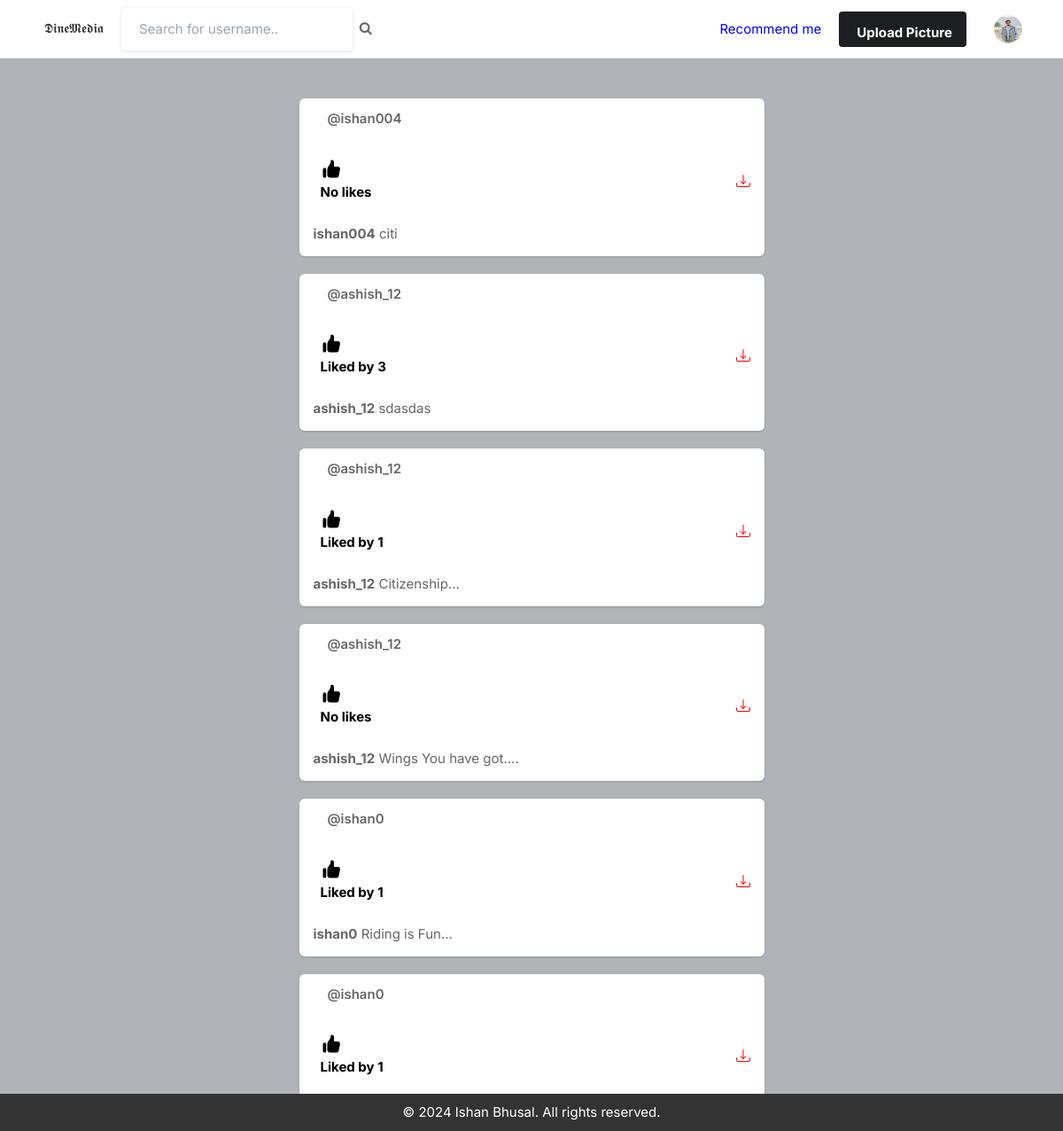
/social_book/dashboard/ (signed in), run on the app's committed database.
### accounts/models.py (models this page shows, shortened)
class User_profile(base_model):
    user = models.OneToOneField(User, on_delete=models.CASCADE, related_name = 'profile')
    is_email_verified = models.BooleanField(default=False)
    email_token = models.CharField(max_length=100, null=True,blank=True)
    bio = models.TextField(blank=True)
    location = models.CharField(max_length=100, blank=True)
    profile_image= models.ImageField(upload_to ='profile_image/', default="/profile_image/blank-profile-picture.png")

class Post(base_model):
    user = models.ForeignKey(User, on_delete=models.CASCADE, related_name="posts")
    image = models.ImageField(upload_to='post_images/')
    caption = models.TextField()
    created_at = models.DateTimeField(default=datetime.now())
    no_of_likes = models.IntegerField(default=0)
    class Meta:
        ordering= ['-created_at']

### social_book/views.py (the view)
# urls.py: path('dashboard/', dashboard, name='dashboard'),
@login_required(login_url='login')
def dashboard(request):
    user_object = User.objects.get(username=request.user.username)
    user_profile = User_profile.objects.get(user=user_object)
    user_following_list = []
    feed = []
    user_following = Followers.objects.filter(follower=request.user.username)
    for users in user_following:
        user_following_list.append(users.user)
    for usernames in user_following_list:
        feed_lists = Post.objects.filter(user__username=usernames)
        feed.append(feed_lists)
    feed_list = list(chain(*feed))
    context = {
        'user_profile': user_profile,
        'posts': feed_list,
    }
    return render(request, 'social_book/dashboard.html', context=context)

### templates/social_book/dashboard.html (shortened to what this page needs)
<!DOCTYPE html>
<html lang="en">
<head>
    <link rel="stylesheet" href='/media/assets/css/icons.css' >
    <link rel="stylesheet" href='/media/assets/css/uikit.css' >
    <link rel="stylesheet" href='/media/assets/css/style.css' >
    <link rel="stylesheet" href='/media/assets/css/tailwind.css' >
    <link rel="stylesheet" href="https://cdnjs.cloudflare.com/ajax/libs/font-awesome/4.7.0/css/font-awesome.min.css">
</head>
<body>
            <header>
                <div class="header_inner">
                    <form action="{%url 'search' %}" method="POST">
                    <div class="left-side">
                        <h1 style=" padding: 20px; text-align: center; color: #333;">𝕯𝖎𝖓𝖊𝕸𝖊𝖉𝖎𝖆</h1>
                            <input type="text" name="username" placeholder="Search for username..">&nbsp; &nbsp;
                            <button type="submit"><i class="fa fa-search fa-1x"></i></button>
                    </div>
                </form>
                    <div class="right-side lg:pr-4">
                        <a href={%url 'recommendation'%}><p style="margin-right:20px; color:blue"> Recommend me</p> </a>
                        <a href="#"
                            class="bg-pink-500 flex font-bold hidden hover:bg-pink-600 hover:text-white inline-block items-center lg:block max-h-10 mr-4 px-4 py-2 rounded shado text-white">
                              Upload Picture
                        </a>
                        <a href="#">
                            <img src='{{ user_profile.profile_image.url }}' class="header-avatar" alt="">
                        </a>
                    </div>
                </div>
            </header>
            <div class="container m-auto">
                <div class="lg:flex justify-center lg:space-x-10 lg:space-y-0 space-y-5">
                    <div class="space-y-5 flex-shrink-0 lg:w-7/12">
                           {% for post in posts reversed %}
                        <div class="bg-white shadow rounded-md  -mx-2 lg:mx-0">
                            <div class="flex justify-between items-center px-4 py-3">
                                <div class="flex flex-1 items-center space-x-4">
                                    <span class="block font-semibold "><a href="/social_book/profile/{{post.user}}">@{{post.user.username}}</a></span>
                                </div>
                            </div>
                            <div class="py-3 px-4 space-y-3">
                                <div class="flex space-x-4 lg:font-bold">
                                    <a href="{%url 'post_action'%}?post_id={{post.uid}}" class="flex items-center space-x-2">
                                        <div class="p-2 rounded-full text-black">
                                            {% if post.no_of_likes == 0 %}
                                            <p>No likes</p>
                                            {% else  %}
                                            <p>Liked by  {{post.no_of_likes}}  </p>
                                            {% endif %}
                                        </div>
                                    </a>
                                    <a href="{{post.image.url}}" class="flex items-center space-x-2 flex-1 justify-end" download>
                                    </a>
                                </div>
                                <p>
                                    <a href="/social_book/profile/{{post.user}}"><strong>{{post.user.username}}</strong></a> {{post.caption}}
                                </p>
                            </div>
                        </div>
                        {% endfor %}
                    </div>
                        </div>
                    </div>
    <div class="footer" style="background-color: #333;
    color: white;
    position: fixed;
            bottom: 0;
            width: 100%;
    padding: 10px 0;
    text-align: center;
    margin-top: 8px;">
        <div >
            &copy; 2024 Ishan Bhusal. All rights reserved.
        </div>
      </div>
</body>
</html>

### public/static/assets/css/style.css (style rules this page uses)
body { background-color: #B0B3B8!important; }
button { vertical-align: middle; }
input { height: 48px; line-height: 48px; padding: 0 20px; outline: none; font-size: 15px; color: #808080; max-width: 100%; width: 100%; -webkit-box-sizing: border-box; box-sizing: border-box; display: block; font-weight: 400; opacity: 1; border-radius: 4px; border: none; -webkit-box-shadow: 0 1px 4px 0px rgba(0, 0, 0, 0.12); box-shadow: 0 1px 4px 0px rgba(0, 0, 0, 0.12); }
input[type="text"], input[type="password"], input[type="email"], input[type="number"] { height: 48px; line-height: 48px; padding: 0 20px; outline: none; font-size: 15px; color: #808080; max-width: 100%; width: 100%; -webkit-box-sizing: border-box; box-sizing: border-box; display: block; font-weight: 400; opacity: 1; border-radius: 4px; border: none; -webkit-box-shadow: 0 1px 4px 0px rgba(0, 0, 0, 0.12); box-shadow: 0 1px 4px 0px rgba(0, 0, 0, 0.12); }
input { -webkit-transition: all 0.1s ease-in-out; transition: all 0.1s ease-in-out; }
::placeholder { color: #808080; opacity: 1; }
button { border: none; margin: 0; padding: 0; width: auto; overflow: visible; background: transparent; color: inherit; font: inherit; line-height: normal; cursor: pointer; }
a { color: #be185d; -webkit-transition: 0.3s; transition: 0.3s; outline: none !important; }
button { outline: none !important; }
img { max-width: 100%; }
body { color: #666; font-size: 15px; line-height: 27px; background-color: #f0f2f5; font-family: "Inter", sans-serif; text-transform: none; }
body p { font-size: 15px; line-height: 27px; }
h1, h2, h3, h4, h5, h6 { font-family: "Inter", sans-serif; text-transform: none; }
input[type="text"], input[type="password"], input[type="email"] { font-family: "Inter", sans-serif; text-transform: none; }
button, body .pac-container { font-family: "Inter", sans-serif; text-transform: none; }
h1, h2, h3, h4, h5, h6 { color: #333; font-weight: 500; margin: 0; padding: 0; }
h1 { font-size: 32px; }
b, strong { font-weight: 700 !important; }
@media (min-width: 1024px) { .container { max-width: 900px !important; padding-top: 45px; } }
header { background-color: #fff; left: 0; right: 0; top: 0; z-index: 99; height: 66px; display: -webkit-box; display: -ms-flexbox; display: flex; -webkit-box-align: center; -ms-flex-align: center; align-items: center; border-bottom: 1px solid #e5e7eb; }
header .header_inner { display: -webkit-box; display: -ms-flexbox; display: flex; -webkit-box-align: center; -ms-flex-align: center; align-items: center; max-width: 1090px; margin: auto; width: 100%; max-width: 100% !important; padding: 0 30px; }
header .header_inner .left-side { display: -webkit-box; display: -ms-flexbox; display: flex; -webkit-box-align: center; -ms-flex-align: center; align-items: center; }
header .header_inner .right-side { display: -webkit-box; display: -ms-flexbox; display: flex; -webkit-box-align: center; -ms-flex-align: center; align-items: center; -webkit-box-pack: end; -ms-flex-pack: end; justify-content: flex-end; margin-left: auto; }
header .header_inner .right-side .header-avatar { width: 32px; height: 32px; border-radius: 100%; margin-left: 15px; }

### data on the page
User_profile: profile_image (picture)
Post: user.username "ishan004", no_of_likes "No likes", caption "citi"
Post: user.username "ashish_12", no_of_likes "3", caption "sdasdas"
Post: user.username "ashish_12", no_of_likes "1", caption "Citizenship..."
Post: user.username "ashish_12", no_of_likes "No likes", caption "Wings You have got...."
Post: user.username "ishan0", no_of_likes "1", caption "Riding is Fun..."
Post: user.username "ishan0", no_of_likes "1"
